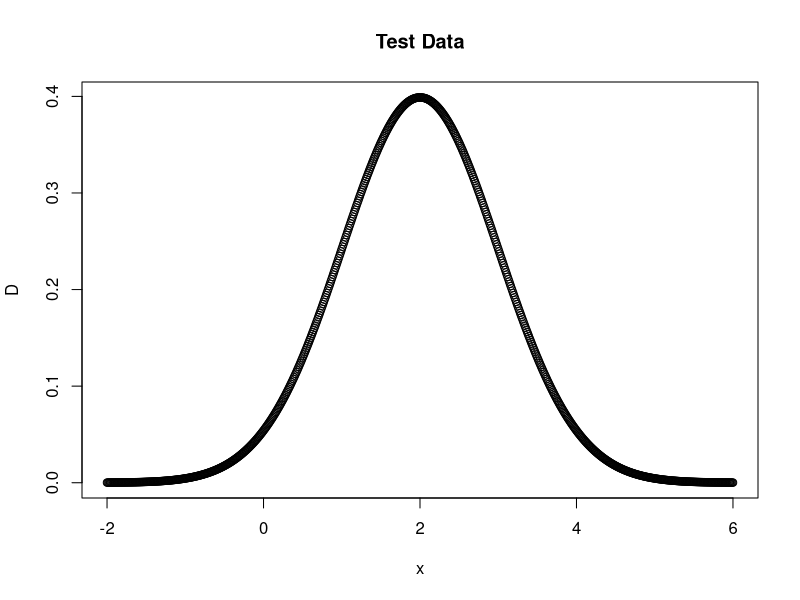
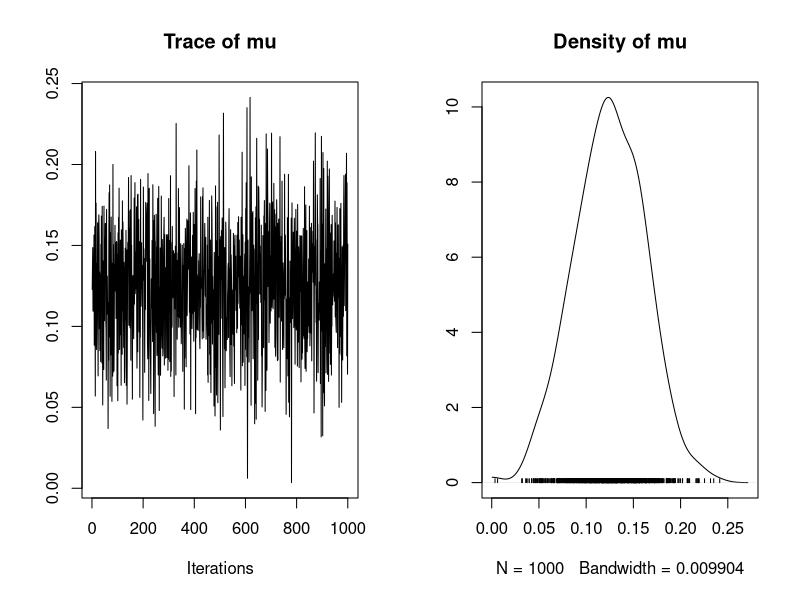

Write the R code that produced these figures, in order. (Note: this script raises an error after producing the figures.)
## MCMC for conjugate Normal distribution
# 19/10/2017

# Prior distiribution of theta has a mean of 0 and variance of 1
# Observation of data has an unknown mean and a variance of 1

# Packages needed
library("MCMCpack")

################# 
## Create data ##
#################

# Mean and variance for the new data
obs_var <- 1
obs_sd <- obs_var^(1/2)
obs_mean <- 2

# Mean and variance for the prior distribution of the unknown mean
prior_var <- 1
prior_sd <- prior_var^(1/2)
prior_mean <- 0

# Create independent x-values 
x <- seq(-2, 6, 0.01)
# Create dependent values according to Normal distribution
D <- dnorm(x, obs_mean, obs_var)

plot(x,D, main="Test Data")

####################################################### 
## Use MCMCpack as a comparison for my manual method ##
#######################################################

# The data, known variance of data, prior mean of mu, prior variance of mu, number of MC draws
# don't know mean of data!
mcmc_package <- MCnormalnormal(D, obs_var, prior_mean, prior_var, mc = 1000)
plot(mcmc_package)
var(mcmc_package)
mean(mcmc_package)

######################
## My manual method ##
######################

# Likelihood function for the observation
likelihood <- function(param){
  obs_likelihood = dnorm(x, obs_mean, obs_sd, log= T)
  return(obs_likelihood)
} 

# Define the prior distribution (mean=0, variance=1)
mean_prior <- function(param){
  prior = dnorm(x, prior_mean, prior_sd, log = T)
  return(prior)
}

# Define the posterior distribution
# Note: is on a logarithmic scale
mean_posterior <- function(param){
  return (likelihood(param) + mean_prior(param))
}

# Apply the Metropolis algorithm

# Probability density distribution for proposing new values
# Proposal function has a Normal distribution 
# The distribution is centered around the current value in the Markov chain
proposalfunction <- function(param){
  return(rnorm(1, param, prior_sd))
}

# Start at random parameter value
# Choose new parameter close to old value based on prob. density ratio

metropolis_MCMC <- function(startvalue, iterations){
  chain = array(dim = c(iterations+1))
  
  # Give a starting point to the chain
  chain[1] = startvalue
  
  # For the other iterations, use the proposal function to suggest the next value
  for (i in 1:iterations){
    proposal = proposalfunction(chain[i])
    
    # P(new)/P(old) NOTE: LOGARITHMIC
    probab = exp(mean_posterior(proposal) - mean_posterior(chain[i]))
    
    # Jump to new probability if P(new)/P(old) >1
    # if r < than P, accept, else reject
    if (runif(1) < probab){ 
      chain[i+1] = proposal
    }else{
      chain[i+1] = chain[i]
    }
  }
  return(chain)
}

# Where to start the chain
# Takes a random number from the (Normal) prior distribution
startvalue <- rnorm(1, prior_mean, prior_sd)

# Number of runs
iterations = 10000
set.seed(4)
chain <- metropolis_MCMC(startvalue, iterations)

# The beginning of the chain is biased towards the starting point, so take them out
burnIn = 1000
acceptance <- 1-mean(duplicated(chain[-(1:burnIn)]))

# Plot the MCMC
par(mfrow = c(1,2))
hist(chain[-(1:burnIn)],nclass=30, main="Posterior of mean")
abline(v = mean(chain[-(1:burnIn)]))
plot(chain[-(1:burnIn)], type = "l", main = "Chain values of mean")

# Helpful resource for MCMC in R:
# https://theoreticalecology.wordpress.com/2010/09/17/metropolis-hastings-mcmc-in-r/
